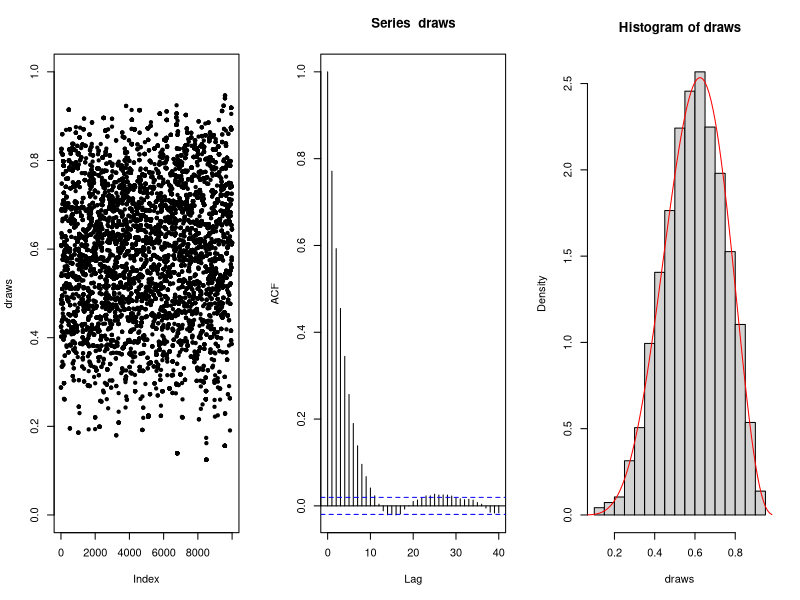
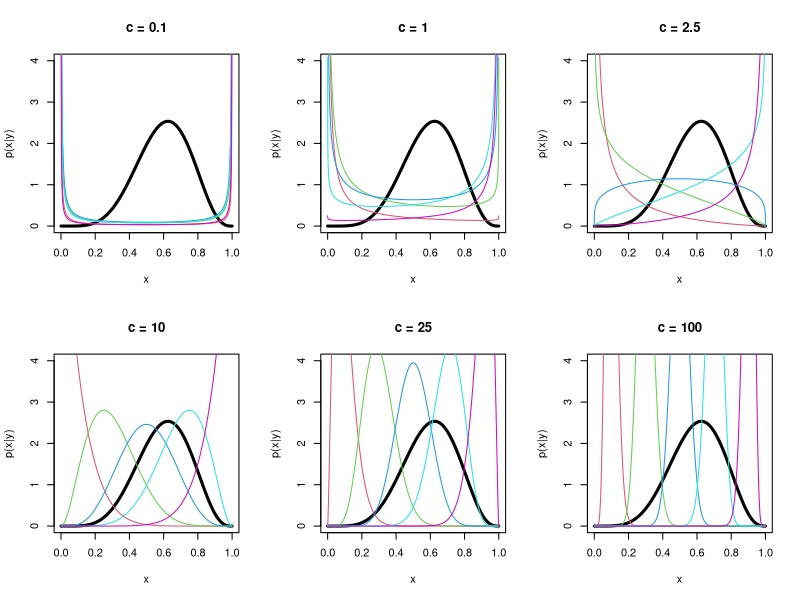
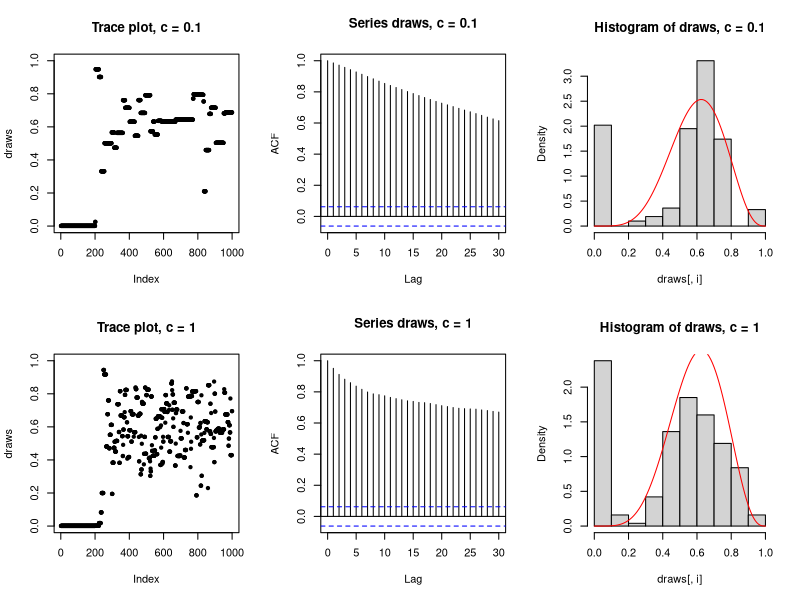
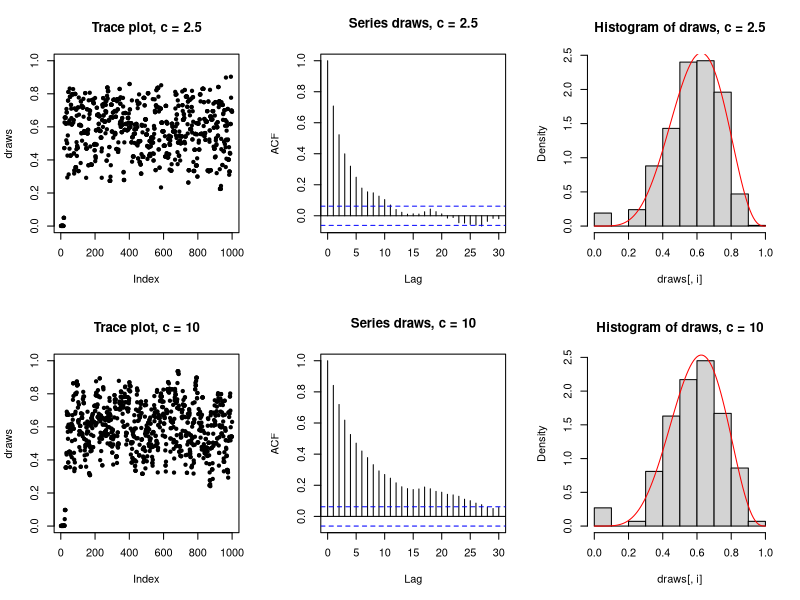
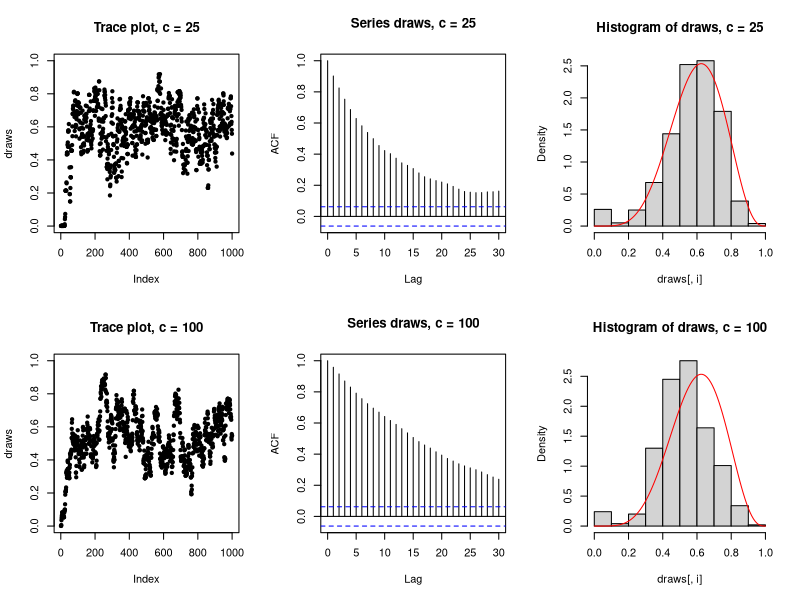

Write R code to recreate these figures, in order.
## ---- chunk 1
# This function returns p(x|y)
prop_pdf = function(x, y, c) dbeta(x, c*y, c*(1-y))
## ---- chunk 2
# @iter: iteration numbers
# @initial: initial value x0
# @c: the parameter for proposal distribution
# @alpha, beta: the parameter for beta distriubtion, which we would like to draw random samples
# @seed: random seed
# output: random samples from Beta(alpha,beta)
MH_Beta = function(iter, initial, c, alpha, beta, seed = 123) {
  set.seed(seed)
    
  draws = array(dim=iter)
  draws[1] = initial
  
  for(i in 2:iter) {
    current = draws[i-1]
    prop = rbeta(1, c*current, c*(1-current))
    
    A = dbeta(prop,alpha,beta)/dbeta(current,alpha,beta) * 
          prop_pdf(current,prop,c)/prop_pdf(prop,current,c)
    
    if(runif(1) < A)
      draws[i] = prop
    else
      draws[i] = current
  }
  return(draws)
}
## ---- chunk 3
set.seed(1017)
draws = MH_Beta(10000, runif(1), 1, 6, 4)

par(mfrow=c(1,3))
plot(draws, ylim=c(0,1), pch=20)
acf(draws)
hist(draws, freq=F)
curve(dbeta(x, shape1=6, shape2=4), 0, 1, add=T, col="red")
## ---- chunk 4
ks = function(x) {
  y = sort(x)
  
  cdf = pbeta(y,6,4) # F(x)
  ECDF = ecdf(y)
  F1 = ECDF(y) # C1
  F2 = ECDF(y-.Machine$double.eps) # C2
  
  return(max(max(abs(cdf-F1)),max(abs(cdf-F2)))) #max(C1,C2)
}
ks(draws)
## ---- chunk 5
x = seq(0,1,length=10000)
y = seq(0.1,0.9,by=0.2)
c = c(0.1,1,2.5,10,25,100)
par(mfrow=c(2,3))

for(i in 1:length(c)) {
  plot(x, dbeta(x,6,4), type="l", ylab="p(x|y)", lwd=3,  main=paste0("c = ",c[i]), ylim=c(0,4))
  for(j in 1:length(y)) lines(x,prop_pdf(x,y[j],c[i]),col=j+1)
}
## ---- chunk 6
set.seed(1017)
par(mfrow=c(2,3))
c = c(0.1,1)
iter = 1000
draws = array(dim=c(iter,3))
for(i in 1:length(c)) {
  draws[,i] = MH_Beta(iter, 0.001, c[i], 6, 4)
  plot(draws[,i], ylim=c(0,1), pch=20, 
       ylab="draws", main=paste0("Trace plot, c = ",c[i]))
  acf(draws[,i],  main=paste0("Series draws, c = ",c[i]))
  hist(draws[,i], freq=F,  main=paste0("Histogram of draws, c = ",c[i]))
  curve(dbeta(x, shape1=6, shape2=4), 0, 1, add=T, col="red")
}
## ---- chunk 7
set.seed(1017)
par(mfrow=c(2,3))
c = c(2.5,10)
iter = 1000
draws = array(dim=c(iter,3))
for(i in 1:length(c)) {
  draws[,i] = MH_Beta(iter, 0.001, c[i], 6, 4)
  plot(draws[,i], ylim=c(0,1), pch=20, 
       ylab="draws", main=paste0("Trace plot, c = ",c[i]))
  acf(draws[,i],  main=paste0("Series draws, c = ",c[i]))
  hist(draws[,i], freq=F,  main=paste0("Histogram of draws, c = ",c[i]))
  curve(dbeta(x, shape1=6, shape2=4), 0, 1, add=T, col="red")
}
## ---- chunk 8
set.seed(1017)
par(mfrow=c(2,3))
c = c(25,100)
iter = 1000
draws = array(dim=c(iter,3))
for(i in 1:length(c)) {
  draws[,i] = MH_Beta(iter, 0.001, c[i], 6, 4)
  plot(draws[,i], ylim=c(0,1), pch=20, 
       ylab="draws", main=paste0("Trace plot, c = ",c[i]))
  acf(draws[,i],  main=paste0("Series draws, c = ",c[i]))
  hist(draws[,i], freq=F,  main=paste0("Histogram of draws, c = ",c[i]))
  curve(dbeta(x, shape1=6, shape2=4), 0, 1, add=T, col="red")
}
